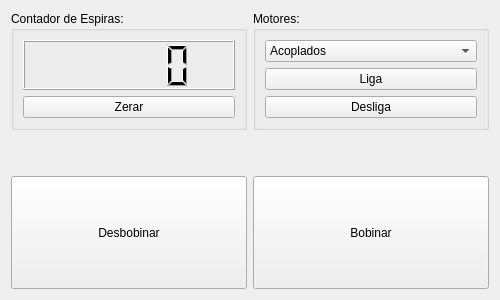
<?xml version="1.0" encoding="UTF-8"?>
<ui version="4.0">
 <class>wg_control_widget</class>
 <widget class="QWidget" name="wg_control_widget">
  <property name="enabled">
   <bool>true</bool>
  </property>
  <property name="geometry">
   <rect>
    <x>0</x>
    <y>0</y>
    <width>500</width>
    <height>300</height>
   </rect>
  </property>
  <property name="windowTitle">
   <string>Form</string>
  </property>
  <layout class="QGridLayout" name="gridLayout_4">
   <item row="0" column="0">
    <widget class="QGroupBox" name="groupBox_2">
     <property name="title">
      <string>Contador de Espiras:</string>
     </property>
     <layout class="QGridLayout" name="gridLayout">
      <item row="0" column="0">
       <widget class="QLCDNumber" name="lcd_turn_counter">
        <property name="toolTip">
         <string/>
        </property>
        <property name="statusTip">
         <string>Contador de espiras.</string>
        </property>
        <property name="smallDecimalPoint">
         <bool>false</bool>
        </property>
       </widget>
      </item>
      <item row="1" column="0">
       <widget class="QPushButton" name="pbt_zero">
        <property name="toolTip">
         <string/>
        </property>
        <property name="statusTip">
         <string>Zera contador e posição dos motores.</string>
        </property>
        <property name="text">
         <string>Zerar</string>
        </property>
        <property name="icon">
         <iconset>
          <normaloff>../../resources/img/replay-24px.svg</normaloff>../../resources/img/replay-24px.svg</iconset>
        </property>
       </widget>
      </item>
     </layout>
    </widget>
   </item>
   <item row="0" column="1">
    <widget class="QGroupBox" name="groupBox">
     <property name="title">
      <string>Motores:</string>
     </property>
     <layout class="QGridLayout" name="gridLayout_3">
      <item row="2" column="0">
       <widget class="QPushButton" name="pbt_off">
        <property name="statusTip">
         <string>Desliga Motores.</string>
        </property>
        <property name="text">
         <string>Desliga</string>
        </property>
        <property name="icon">
         <iconset>
          <normaloff>../../resources/img/remove_circle_outline-24px.svg</normaloff>../../resources/img/remove_circle_outline-24px.svg</iconset>
        </property>
       </widget>
      </item>
      <item row="1" column="0">
       <widget class="QPushButton" name="pbt_on">
        <property name="statusTip">
         <string>Liga motores.</string>
        </property>
        <property name="text">
         <string>Liga</string>
        </property>
        <property name="icon">
         <iconset>
          <normaloff>../../resources/img/power_settings_new-24px.svg</normaloff>../../resources/img/power_settings_new-24px.svg</iconset>
        </property>
       </widget>
      </item>
      <item row="0" column="0">
       <widget class="QComboBox" name="cmb_motor">
        <property name="statusTip">
         <string>Seleciona motor.</string>
        </property>
        <item>
         <property name="text">
          <string>Acoplados</string>
         </property>
        </item>
        <item>
         <property name="text">
          <string>Motor0</string>
         </property>
        </item>
        <item>
         <property name="text">
          <string>Motor1</string>
         </property>
        </item>
       </widget>
      </item>
     </layout>
    </widget>
   </item>
   <item row="1" column="0">
    <spacer name="verticalSpacer">
     <property name="orientation">
      <enum>Qt::Vertical</enum>
     </property>
     <property name="sizeType">
      <enum>QSizePolicy::Fixed</enum>
     </property>
     <property name="sizeHint" stdset="0">
      <size>
       <width>20</width>
       <height>40</height>
      </size>
     </property>
    </spacer>
   </item>
   <item row="2" column="0" colspan="2">
    <layout class="QGridLayout" name="gridLayout_2">
     <item row="0" column="0">
      <widget class="QPushButton" name="pbt_jog_n">
       <property name="sizePolicy">
        <sizepolicy hsizetype="Minimum" vsizetype="Minimum">
         <horstretch>0</horstretch>
         <verstretch>0</verstretch>
        </sizepolicy>
       </property>
       <property name="toolTip">
        <string/>
       </property>
       <property name="statusTip">
        <string>Retorna a bobinadeira.</string>
       </property>
       <property name="text">
        <string>Desbobinar</string>
       </property>
       <property name="icon">
        <iconset>
         <normaloff>../../resources/img/fast_rewind-24px.svg</normaloff>../../resources/img/fast_rewind-24px.svg</iconset>
       </property>
       <property name="iconSize">
        <size>
         <width>32</width>
         <height>32</height>
        </size>
       </property>
      </widget>
     </item>
     <item row="0" column="1">
      <widget class="QPushButton" name="pbt_jog_p">
       <property name="sizePolicy">
        <sizepolicy hsizetype="Minimum" vsizetype="Minimum">
         <horstretch>0</horstretch>
         <verstretch>0</verstretch>
        </sizepolicy>
       </property>
       <property name="toolTip">
        <string/>
       </property>
       <property name="statusTip">
        <string>Avança a bobinadeira.</string>
       </property>
       <property name="text">
        <string>Bobinar</string>
       </property>
       <property name="icon">
        <iconset>
         <normaloff>../../resources/img/fast_forward-24px.svg</normaloff>../../resources/img/fast_forward-24px.svg</iconset>
       </property>
       <property name="iconSize">
        <size>
         <width>32</width>
         <height>32</height>
        </size>
       </property>
      </widget>
     </item>
    </layout>
   </item>
  </layout>
 </widget>
 <resources/>
 <connections/>
</ui>
